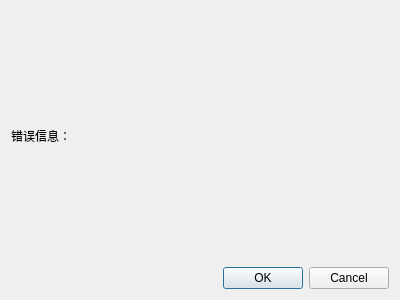
<?xml version="1.0" encoding="UTF-8"?>
<ui version="4.0">
 <class>Dialog</class>
 <widget class="QDialog" name="Dialog">
  <property name="geometry">
   <rect>
    <x>0</x>
    <y>0</y>
    <width>400</width>
    <height>300</height>
   </rect>
  </property>
  <property name="windowTitle">
   <string>Dialog</string>
  </property>
  <layout class="QGridLayout" name="gridLayout">
   <item row="0" column="0">
    <widget class="QLabel" name="label_error_message">
     <property name="text">
      <string>错误信息：</string>
     </property>
    </widget>
   </item>
   <item row="1" column="0">
    <widget class="QDialogButtonBox" name="buttonBox">
     <property name="orientation">
      <enum>Qt::Horizontal</enum>
     </property>
     <property name="standardButtons">
      <set>QDialogButtonBox::Cancel|QDialogButtonBox::Ok</set>
     </property>
    </widget>
   </item>
  </layout>
 </widget>
 <resources/>
 <connections>
  <connection>
   <sender>buttonBox</sender>
   <signal>accepted()</signal>
   <receiver>Dialog</receiver>
   <slot>accept()</slot>
   <hints>
    <hint type="sourcelabel">
     <x>248</x>
     <y>254</y>
    </hint>
    <hint type="destinationlabel">
     <x>157</x>
     <y>274</y>
    </hint>
   </hints>
  </connection>
  <connection>
   <sender>buttonBox</sender>
   <signal>rejected()</signal>
   <receiver>Dialog</receiver>
   <slot>reject()</slot>
   <hints>
    <hint type="sourcelabel">
     <x>316</x>
     <y>260</y>
    </hint>
    <hint type="destinationlabel">
     <x>286</x>
     <y>274</y>
    </hint>
   </hints>
  </connection>
 </connections>
</ui>
